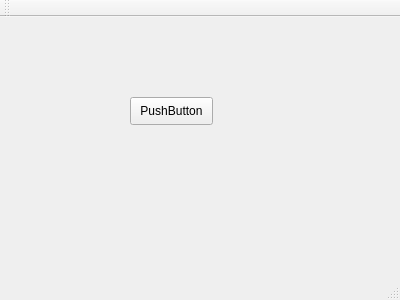
<?xml version="1.0" encoding="UTF-8"?>
<ui version="4.0">
 <class>MainWindow</class>
 <widget class="QMainWindow" name="MainWindow">
  <property name="geometry">
   <rect>
    <x>0</x>
    <y>0</y>
    <width>400</width>
    <height>300</height>
   </rect>
  </property>
  <property name="windowTitle">
   <string>MainWindow</string>
  </property>
  <widget class="QWidget" name="centralWidget">
   <widget class="ZakPushButton" name="pushButton">
    <property name="geometry">
     <rect>
      <x>130</x>
      <y>80</y>
      <width>83</width>
      <height>28</height>
     </rect>
    </property>
    <property name="text">
     <string>PushButton</string>
    </property>
   </widget>
  </widget>
  <widget class="QMenuBar" name="menuBar">
   <property name="geometry">
    <rect>
     <x>0</x>
     <y>0</y>
     <width>400</width>
     <height>25</height>
    </rect>
   </property>
  </widget>
  <widget class="QToolBar" name="mainToolBar">
   <attribute name="toolBarArea">
    <enum>TopToolBarArea</enum>
   </attribute>
   <attribute name="toolBarBreak">
    <bool>false</bool>
   </attribute>
  </widget>
  <widget class="QStatusBar" name="statusBar"/>
 </widget>
 <layoutdefault spacing="6" margin="11"/>
 <customwidgets>
  <customwidget>
   <class>ZakPushButton</class>
   <extends>QPushButton</extends>
   <header>zakpushbutton.h</header>
  </customwidget>
 </customwidgets>
 <resources/>
 <connections/>
</ui>
